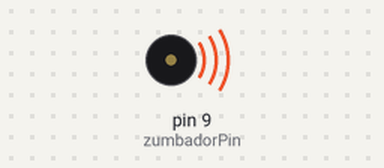
This sketch was run on a simulated Arduino Uno, built with avr-gcc and run on an emulated ATmega328P. On the bench: buzzer (waves = sounding).

Above: at 0.2 s.
At 4.1 s:
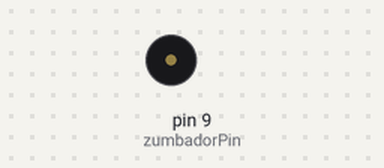
Timing chart, 0 to 6.1 s (numbered marks = the images above):
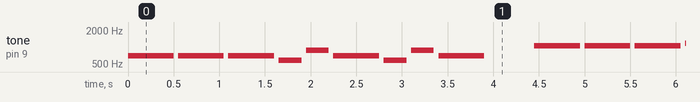

The sketch:

Arduino.ino
```cpp
// (licence header left out)
// Definimos la variable del zumbador de tipo entero
int zumbadorPin = 9;

// En cada array reproducimos las 5 frecuencias de cada nota
int c[5]={131,262,523,1046,2093}; // Do
int d[5]={147,294,587,1175,2349}; // Re
int e[5]={165,330,659,1319,2637}; // Mi
int f[5]={175,349,698,1397,2794}; // Fa
int g[5]={196,392,784,1568,3136}; // Sol
int a[5]={220,440,880,1760,3520}; // La
int b[5]={247,494,988,1976,3951}; // Si


// Funcion para reproducir una nota durante un determinado tiempo
void nota(int frecuencia, int duracion)
{
  tone(zumbadorPin, frecuencia);
  delay(duracion);
  noTone(zumbadorPin);
  delay(50);

}

//Este código se ejecuta la primera vez
void setup() {

}

//Este código se ejecuta en bucle repetidamente
void loop() {
  nota(f[2],500);
  nota(f[2],500);
  nota(f[2],500);
  nota(d[2],250);
  nota(a[2],250);
  nota(f[2],500);
  nota(d[2],250);
  nota(a[2],250);
  nota(f[2],500);
  delay(500);
  nota(c[3],500);
  nota(c[3],500);
  nota(c[3],500);
  nota(d[3],250);
  nota(a[2],250);
  nota(f[2],500);
  nota(d[2],250);
  nota(a[2],250);
  nota(f[2],500);
  delay(1000);
}
```

Measured:
- by itself, tone on pin 9 (zumbadorPin): plays 698 Hz for 0.50 s, 698 Hz for 0.50 s, 698 Hz for 0.50 s, 587 Hz for 0.25 s, 880 Hz for 0.25 s, 698 Hz for 0.50 s … (251 notes in this stretch)
